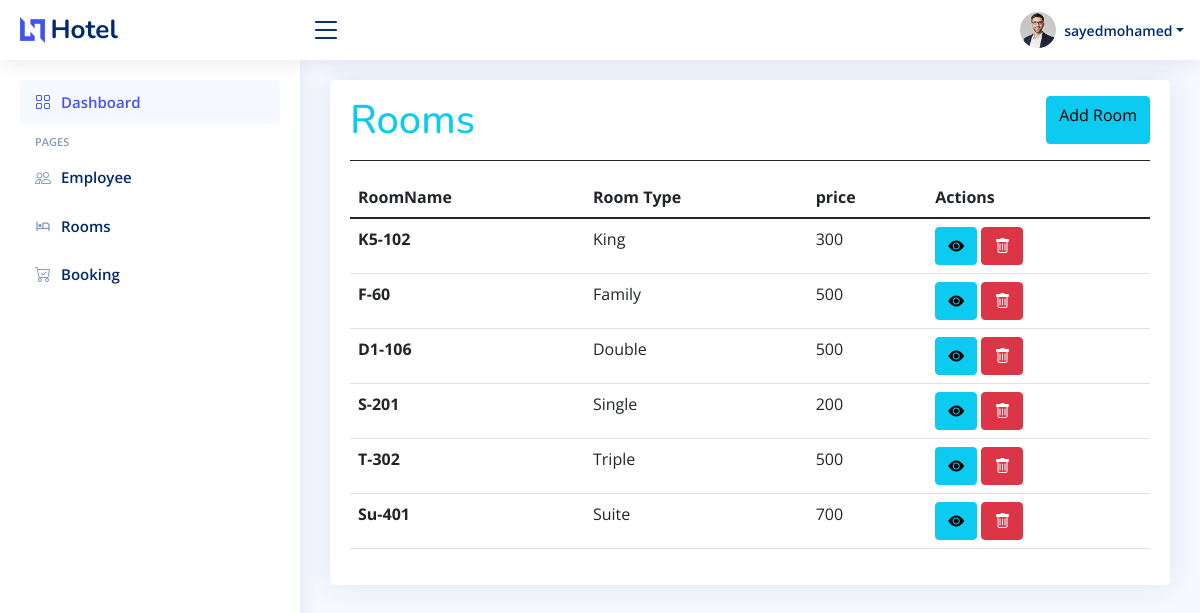
/adminpanle/rooms/view.php (signed in), run on an earlier commit of the app's database.
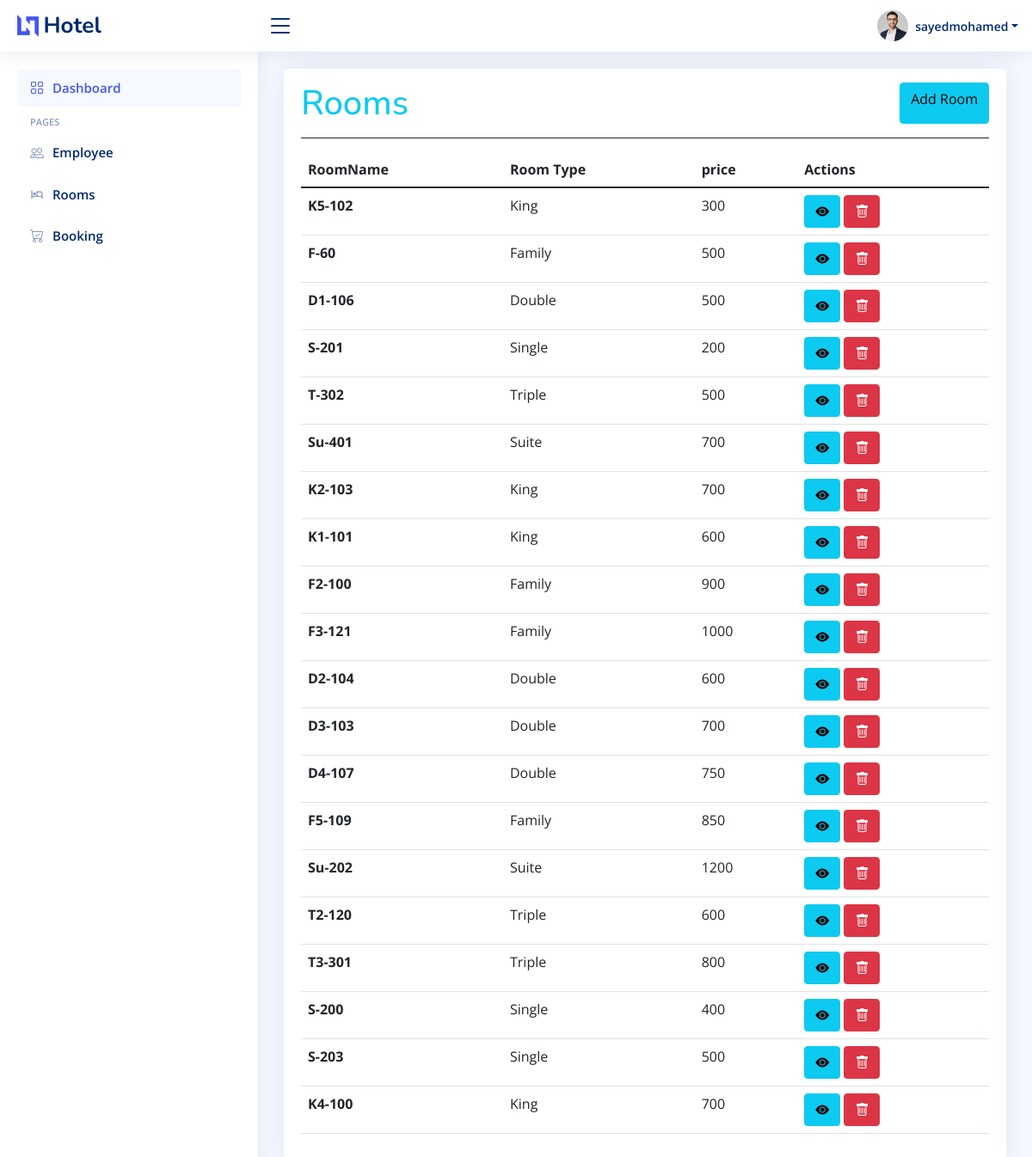
And on a later commit of the database.
### tables this page shows
CREATE TABLE `rooms` (
  `id` int(11) NOT NULL,
  `name` varchar(225) NOT NULL,
  `price` int(50) NOT NULL,
  `descriptions` varchar(225) DEFAULT NULL,
  `img` varchar(225) DEFAULT NULL,
  `adminId` int(11) NOT NULL,
  `categoryId` int(11) NOT NULL,
  `status` varchar(225) NOT NULL DEFAULT 'active',
  `createAt` timestamp NOT NULL DEFAULT CURRENT_TIMESTAMP ON UPDATE CURRENT_TIMESTAMP
);

CREATE TABLE `category` (
  `id` int(11) NOT NULL,
  `name` varchar(55) NOT NULL,
  `createAt` timestamp NOT NULL DEFAULT CURRENT_TIMESTAMP ON UPDATE CURRENT_TIMESTAMP
);

### adminpanle/rooms/view.php (the view, shortened to what this page needs)
<?php
require __DIR__ . '/../init.php';
$select = "SELECT rooms.id as roomID, rooms.name as roomName,rooms.price as roomPrice , category.name as catName from `rooms` JOIN category ON rooms.categoryId=category.id";
$s = mysqli_query($conn, $select);
?>
<main id="main" class="main">
    <section class="section">
        <div class="row">
            <div class="col-lg-12">
                <div class="card">
                    <div class="card-body">
                        <div class="d-flex mt-3 mb-3 border-bottom border-dark">
                            <h1 class="flex-grow-1 mb-3 text-info">Rooms</h1>
                            <a href="/hotel/adminpanle/rooms/add.php" class="btn btn-info mb-3" data-bs-target="#exampleModal">
                                Add Room</a>
                        </div>
                        <table class="table datatable">
                            <thead>
                                <tr>
                                    <th scope="col">RoomName</th>
                                    <th scope="col">Room Type</th>
                                    <th scope="col">price</th>
                                    <th scope="col">Actions</th>
                                </tr>
                            </thead>
                            <tbody>
                                <?php foreach ($s as $data) { ?>
                                    <tr>
                                        <th scope="row"><?php echo $data['roomName'] ?></th>
                                        <td><?php echo $data['catName'] ?></td>
                                        <td> <?php echo $data['roomPrice'] ?></td>
                                        <td>
                                            <a class="btn btn-info" href="/hotel/adminpanle/rooms/update.php?edit=<?php echo $data['roomID'] ?>" name="edit"><i class="bi bi-eye-fill"></i></a>
                                            <a class="btn btn-danger" href="/hotel/adminpanle/rooms/view.php?delete=<?php echo $data['roomID'] ?>" onclick="return confirm('Are you sure?')" name="delete"><i class="bi bi-trash"></i></a>
                                        </td>
                                    </tr>
                                <?php } ?>
                            </tbody>
                        </table>
                    </div>
                </div>
            </div>
        </div>
    </section>
</main>
<?php
include '../includes/scripts.php';
?>

What changed in the data, as far as the page shows it:
added rooms: name "K2-103", categoryId.name "King", price "700"
added rooms: name "K1-101", categoryId.name "King", price "600"
added rooms: name "F2-100", categoryId.name "Family", price "900"
added rooms: name "F3-121", categoryId.name "Family", price "1000"
added rooms: name "D2-104", categoryId.name "Double", price "600"
added rooms: name "D3-103", categoryId.name "Double", price "700"
added rooms: name "D4-107", categoryId.name "Double", price "750"
added rooms: name "F5-109", categoryId.name "Family", price "850"
added rooms: name "Su-202", categoryId.name "Suite", price "1200"
added rooms: name "T2-120", categoryId.name "Triple", price "600"
added rooms: name "T3-301", categoryId.name "Triple", price "800"
added rooms: name "S-200", categoryId.name "Single", price "400"
added rooms: name "S-203", categoryId.name "Single", price "500"
added rooms: name "K4-100", categoryId.name "King", price "700"
